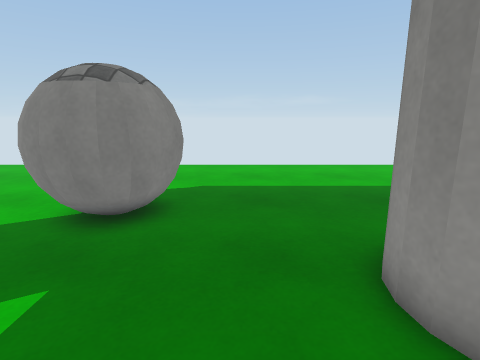
View 1 (above)

22 first-person views from a walk through a Unity game level. The camera is 1.3 m above the floor, tilts 12° down and sees 80° across. The floor is counted in squares, 0.5 m on a side. Each view is taken from the middle of a square. On the plan, view 1 faces up. The plan holds only what a view shows up to about 19 squares ahead; the rest is blank. The place goes on beyond the plan. Surface patterns are stand-ins for the level's own textures.

View 2
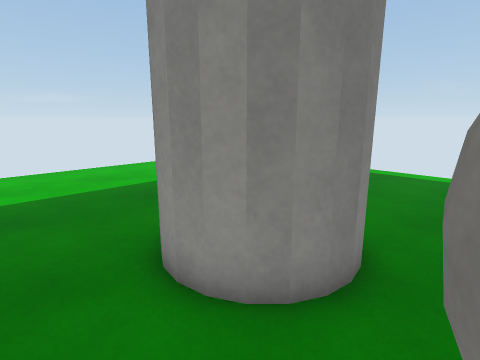

View 3
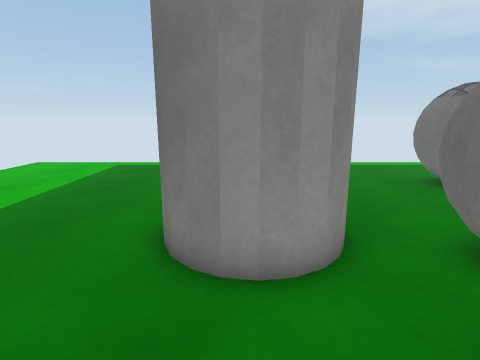

View 4
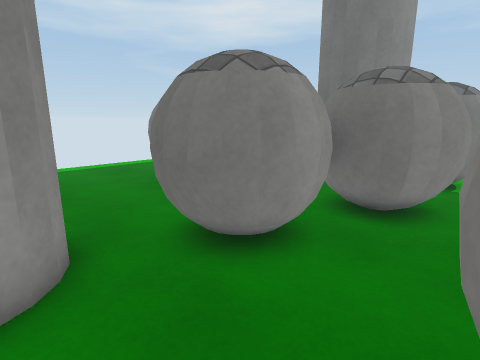

View 5
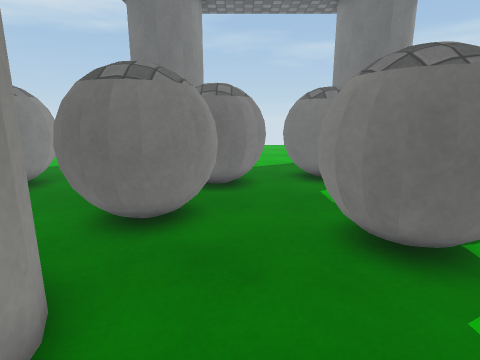

View 6
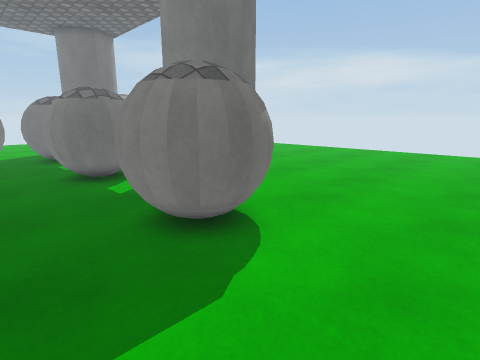

View 7
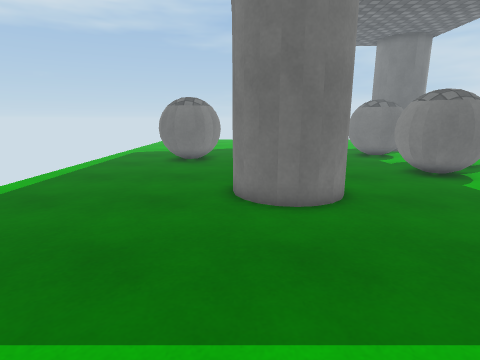

View 8
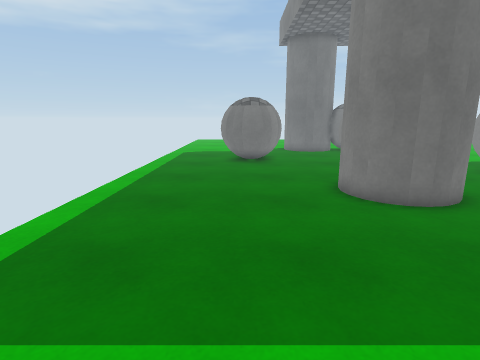

View 9
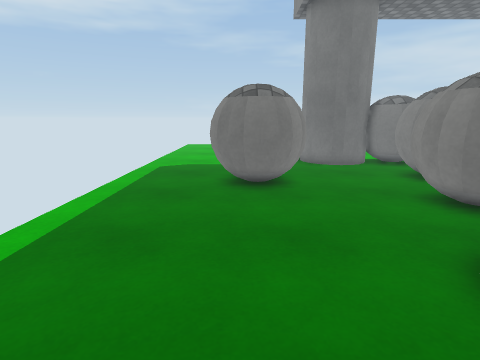

View 10
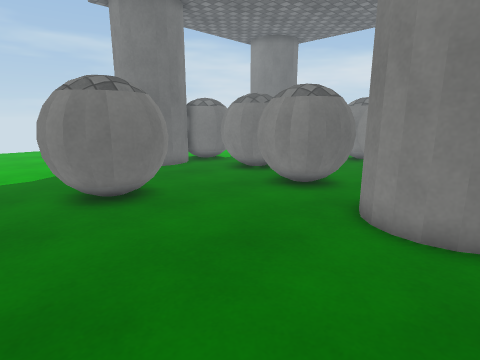

View 11
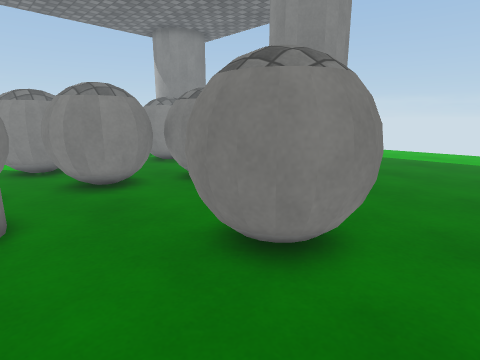

View 12
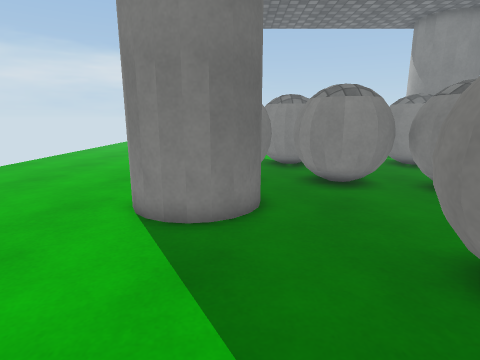

View 13
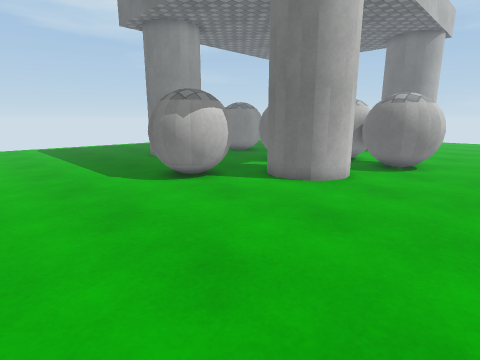

View 14
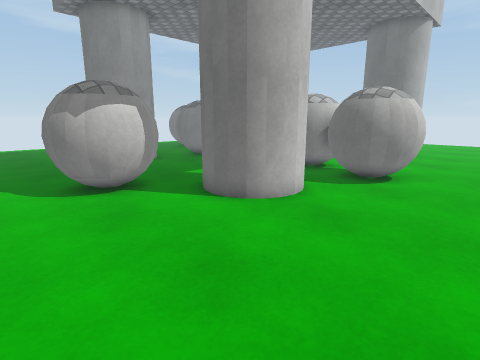

View 15
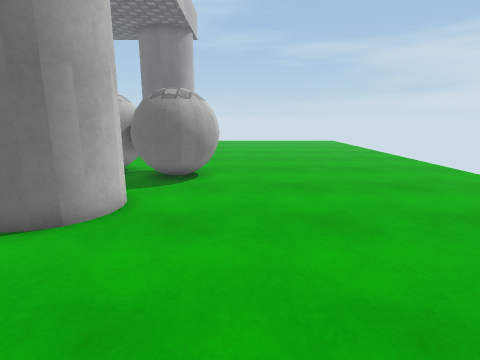

View 16
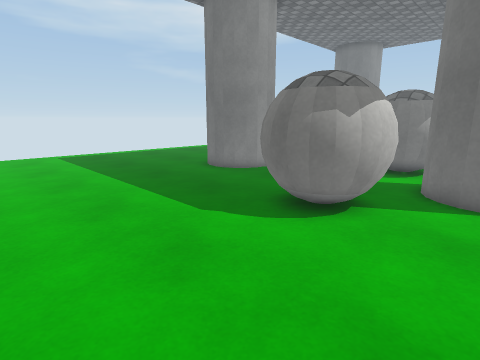

View 17
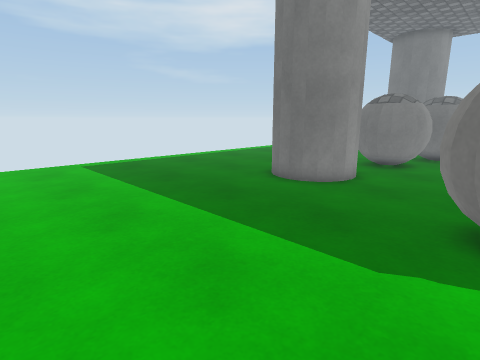

View 18
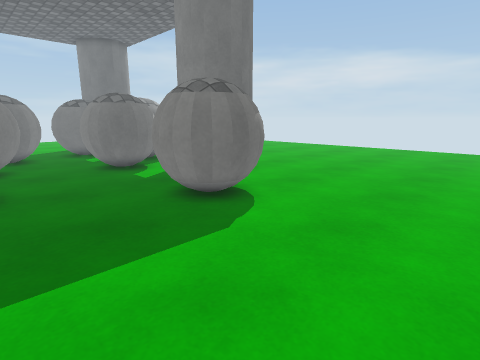

View 19
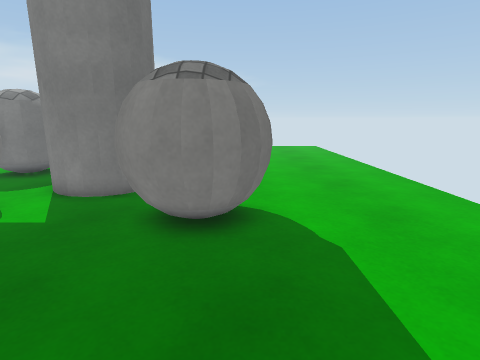

View 20
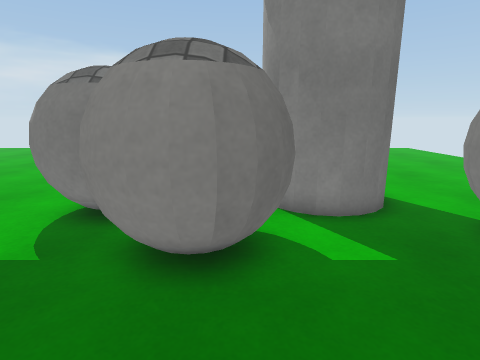

View 21
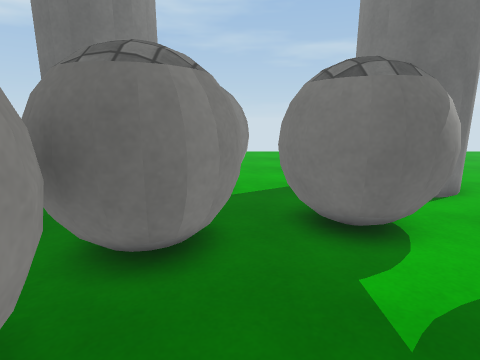

View 22
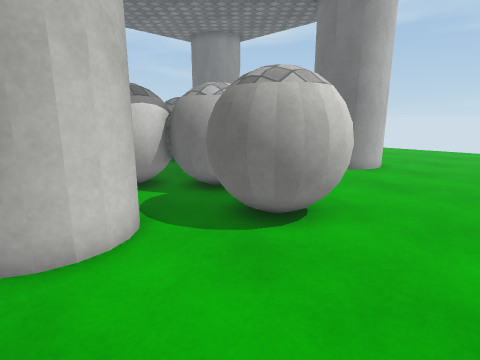

### Floor plan
Key: @ floor where view 1 was taken; # wall or solid block; . floor; O other object.
Columns run from 15 left of view 1 to 15 right of it. Each row starts with its distance up from view 1.
 16 ........................   ....
 15 ...............................
 14 ...............................
 13 ...............................
 12 ...............................
 11 ...............................
 10 ...........OO..................
  9 ..........OOOO.................
  8 .........OOOOO.................
  7 ..........OOOO.................
  6 .......## OOOO.....##..........
  5 ......####........####.........
  4 ......#  # ......##  #.........
  3 ......#  # ......##  #.........
  2 ......####OOO.....####.........
  1 .....O.  OOOOO.................
  0 ...OOOOO.OOOOO.@OOOO...........
 -1 ...OOOOOOOOOOO..OOOO...........
 -2 ...OO OOOOOOO...OOOOO..........
 -3 ...    OOOOO....OOOO...OOO.....
 -4 ......    O....OOOO...OOOOO....
 -5 ...... .. OOO.OOOOO...OOOOO....
 -6 .........OOOOOOOOOO...OOOOO....
 -7 .........  OOO  OOO....OOO.....
 -8  ........  OOO.OOO.............
 -9  ......#     .OOOO ##..........
-10  .....##    ..OOOO####.........
-11  .....#     ..O  O   #.........
-12  .....#     ..      ##.........
-13   ....      ...     #......
-14   .....     ...  ..........
-15  ......     ...............
-16  ......     ........... ...
-17   ....    ...........   ...
-18   ...    ...........    ...
-19   ..     ..........      ..
-20          ........
-21          .......
-22          ......
-23          .....

Positions as (right, up) in squares from view 1, and headings:
1: (0, 0), facing up
2: (0, 0), facing up-right
3: (-2, 4), facing right
4: (-2, 3), facing down-right
5: (0, 6), facing down
6: (1, 14), facing down-left
7: (6, 14), facing down
8: (10, 14), facing down
9: (10, 7), facing down
10: (13, 5), facing down-left
11: (13, -10), facing up-left
12: (13, -10), facing left
13: (-15, 16), facing down-right
14: (-15, 12), facing down-right
15: (-13, 12), facing down
16: (-8, 16), facing down-right
17: (-3, 16), facing down-right
18: (3, 16), facing down-left
19: (4, 9), facing left
20: (2, 1), facing left
21: (-1, 0), facing down
22: (-15, 5), facing down-right
